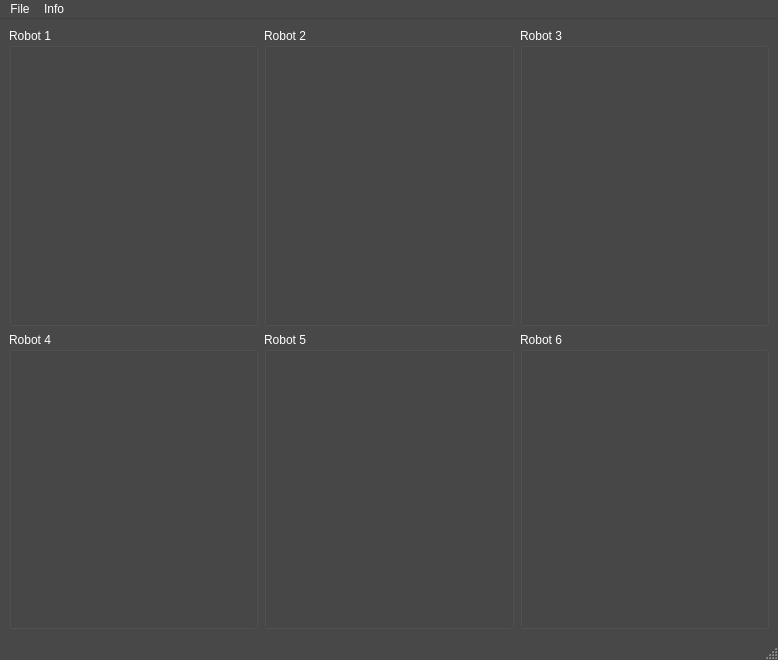
<ui version="4.0" >
 <author></author>
 <comment></comment>
 <exportmacro></exportmacro>
 <class>FullInfoWindow_WG</class>
 <widget class="QMainWindow" name="FullInfoWindow_WG" >
  <property name="geometry" >
   <rect>
    <x>0</x>
    <y>0</y>
    <width>778</width>
    <height>660</height>
   </rect>
  </property>
  <property name="palette" >
   <palette>
    <active>
     <color>
      <red>255</red>
      <green>255</green>
      <blue>255</blue>
     </color>
     <color>
      <red>72</red>
      <green>72</green>
      <blue>72</blue>
     </color>
     <color>
      <red>108</red>
      <green>108</green>
      <blue>108</blue>
     </color>
     <color>
      <red>90</red>
      <green>90</green>
      <blue>90</blue>
     </color>
     <color>
      <red>36</red>
      <green>36</green>
      <blue>36</blue>
     </color>
     <color>
      <red>48</red>
      <green>48</green>
      <blue>48</blue>
     </color>
     <color>
      <red>255</red>
      <green>255</green>
      <blue>255</blue>
     </color>
     <color>
      <red>255</red>
      <green>255</green>
      <blue>255</blue>
     </color>
     <color>
      <red>255</red>
      <green>255</green>
      <blue>255</blue>
     </color>
     <color>
      <red>0</red>
      <green>0</green>
      <blue>0</blue>
     </color>
     <color>
      <red>72</red>
      <green>72</green>
      <blue>72</blue>
     </color>
     <color>
      <red>0</red>
      <green>0</green>
      <blue>0</blue>
     </color>
     <color>
      <red>16</red>
      <green>16</green>
      <blue>16</blue>
     </color>
     <color>
      <red>255</red>
      <green>255</green>
      <blue>255</blue>
     </color>
     <color>
      <red>0</red>
      <green>0</green>
      <blue>255</blue>
     </color>
     <color>
      <red>255</red>
      <green>0</green>
      <blue>255</blue>
     </color>
     <color>
      <red>36</red>
      <green>36</green>
      <blue>36</blue>
     </color>
    </active>
    <inactive>
     <color>
      <red>255</red>
      <green>255</green>
      <blue>255</blue>
     </color>
     <color>
      <red>72</red>
      <green>72</green>
      <blue>72</blue>
     </color>
     <color>
      <red>108</red>
      <green>108</green>
      <blue>108</blue>
     </color>
     <color>
      <red>90</red>
      <green>90</green>
      <blue>90</blue>
     </color>
     <color>
      <red>36</red>
      <green>36</green>
      <blue>36</blue>
     </color>
     <color>
      <red>48</red>
      <green>48</green>
      <blue>48</blue>
     </color>
     <color>
      <red>255</red>
      <green>255</green>
      <blue>255</blue>
     </color>
     <color>
      <red>255</red>
      <green>255</green>
      <blue>255</blue>
     </color>
     <color>
      <red>255</red>
      <green>255</green>
      <blue>255</blue>
     </color>
     <color>
      <red>0</red>
      <green>0</green>
      <blue>0</blue>
     </color>
     <color>
      <red>72</red>
      <green>72</green>
      <blue>72</blue>
     </color>
     <color>
      <red>0</red>
      <green>0</green>
      <blue>0</blue>
     </color>
     <color>
      <red>16</red>
      <green>16</green>
      <blue>16</blue>
     </color>
     <color>
      <red>255</red>
      <green>255</green>
      <blue>255</blue>
     </color>
     <color>
      <red>0</red>
      <green>0</green>
      <blue>255</blue>
     </color>
     <color>
      <red>255</red>
      <green>0</green>
      <blue>255</blue>
     </color>
     <color>
      <red>36</red>
      <green>36</green>
      <blue>36</blue>
     </color>
    </inactive>
    <disabled>
     <color>
      <red>36</red>
      <green>36</green>
      <blue>36</blue>
     </color>
     <color>
      <red>72</red>
      <green>72</green>
      <blue>72</blue>
     </color>
     <color>
      <red>108</red>
      <green>108</green>
      <blue>108</blue>
     </color>
     <color>
      <red>90</red>
      <green>90</green>
      <blue>90</blue>
     </color>
     <color>
      <red>36</red>
      <green>36</green>
      <blue>36</blue>
     </color>
     <color>
      <red>48</red>
      <green>48</green>
      <blue>48</blue>
     </color>
     <color>
      <red>36</red>
      <green>36</green>
      <blue>36</blue>
     </color>
     <color>
      <red>255</red>
      <green>255</green>
      <blue>255</blue>
     </color>
     <color>
      <red>36</red>
      <green>36</green>
      <blue>36</blue>
     </color>
     <color>
      <red>72</red>
      <green>72</green>
      <blue>72</blue>
     </color>
     <color>
      <red>72</red>
      <green>72</green>
      <blue>72</blue>
     </color>
     <color>
      <red>0</red>
      <green>0</green>
      <blue>0</blue>
     </color>
     <color>
      <red>127</red>
      <green>125</green>
      <blue>123</blue>
     </color>
     <color>
      <red>255</red>
      <green>255</green>
      <blue>255</blue>
     </color>
     <color>
      <red>0</red>
      <green>0</green>
      <blue>255</blue>
     </color>
     <color>
      <red>255</red>
      <green>0</green>
      <blue>255</blue>
     </color>
     <color>
      <red>72</red>
      <green>72</green>
      <blue>72</blue>
     </color>
    </disabled>
   </palette>
  </property>
  <property name="windowTitle" >
   <string>CAMBADA Basestation - Info Full Screen View</string>
  </property>
  <widget class="QWidget" name="centralwidget" >
   <layout class="QHBoxLayout" >
    <property name="margin" >
     <number>9</number>
    </property>
    <property name="spacing" >
     <number>6</number>
    </property>
    <item>
     <layout class="QVBoxLayout" >
      <property name="margin" >
       <number>0</number>
      </property>
      <property name="spacing" >
       <number>6</number>
      </property>
      <item>
       <layout class="QHBoxLayout" >
        <property name="margin" >
         <number>0</number>
        </property>
        <property name="spacing" >
         <number>6</number>
        </property>
        <item>
         <widget class="QGroupBox" name="GB_Robot1" >
          <property name="sizePolicy" >
           <sizepolicy>
            <hsizetype>5</hsizetype>
            <vsizetype>5</vsizetype>
            <horstretch>0</horstretch>
            <verstretch>0</verstretch>
           </sizepolicy>
          </property>
          <property name="focusPolicy" >
           <enum>Qt::NoFocus</enum>
          </property>
          <property name="acceptDrops" >
           <bool>true</bool>
          </property>
          <property name="title" >
           <string>Robot 1</string>
          </property>
          <property name="flat" >
           <bool>false</bool>
          </property>
          <widget class="RobotInfoWidget" name="Robot_info_WG_1" >
           <property name="geometry" >
            <rect>
             <x>10</x>
             <y>50</y>
             <width>200</width>
             <height>100</height>
            </rect>
           </property>
           <property name="sizePolicy" >
            <sizepolicy>
             <hsizetype>13</hsizetype>
             <vsizetype>13</vsizetype>
             <horstretch>0</horstretch>
             <verstretch>0</verstretch>
            </sizepolicy>
           </property>
           <property name="minimumSize" >
            <size>
             <width>200</width>
             <height>100</height>
            </size>
           </property>
           <property name="sizeIncrement" >
            <size>
             <width>0</width>
             <height>0</height>
            </size>
           </property>
           <property name="baseSize" >
            <size>
             <width>400</width>
             <height>800</height>
            </size>
           </property>
           <property name="mouseTracking" >
            <bool>false</bool>
           </property>
           <property name="focusPolicy" >
            <enum>Qt::StrongFocus</enum>
           </property>
           <property name="acceptDrops" >
            <bool>true</bool>
           </property>
          </widget>
         </widget>
        </item>
        <item>
         <widget class="QGroupBox" name="GB_Robot2" >
          <property name="focusPolicy" >
           <enum>Qt::NoFocus</enum>
          </property>
          <property name="acceptDrops" >
           <bool>true</bool>
          </property>
          <property name="title" >
           <string>Robot 2</string>
          </property>
          <widget class="RobotInfoWidget" name="Robot_info_WG_2" >
           <property name="geometry" >
            <rect>
             <x>20</x>
             <y>60</y>
             <width>200</width>
             <height>100</height>
            </rect>
           </property>
           <property name="sizePolicy" >
            <sizepolicy>
             <hsizetype>13</hsizetype>
             <vsizetype>13</vsizetype>
             <horstretch>0</horstretch>
             <verstretch>0</verstretch>
            </sizepolicy>
           </property>
           <property name="minimumSize" >
            <size>
             <width>200</width>
             <height>100</height>
            </size>
           </property>
           <property name="sizeIncrement" >
            <size>
             <width>0</width>
             <height>0</height>
            </size>
           </property>
           <property name="baseSize" >
            <size>
             <width>400</width>
             <height>800</height>
            </size>
           </property>
           <property name="mouseTracking" >
            <bool>false</bool>
           </property>
           <property name="focusPolicy" >
            <enum>Qt::StrongFocus</enum>
           </property>
           <property name="acceptDrops" >
            <bool>true</bool>
           </property>
          </widget>
         </widget>
        </item>
        <item>
         <widget class="QGroupBox" name="GB_Robot3" >
          <property name="focusPolicy" >
           <enum>Qt::NoFocus</enum>
          </property>
          <property name="acceptDrops" >
           <bool>true</bool>
          </property>
          <property name="title" >
           <string>Robot 3</string>
          </property>
          <widget class="RobotInfoWidget" name="Robot_info_WG_3" >
           <property name="geometry" >
            <rect>
             <x>30</x>
             <y>70</y>
             <width>200</width>
             <height>100</height>
            </rect>
           </property>
           <property name="sizePolicy" >
            <sizepolicy>
             <hsizetype>13</hsizetype>
             <vsizetype>13</vsizetype>
             <horstretch>0</horstretch>
             <verstretch>0</verstretch>
            </sizepolicy>
           </property>
           <property name="minimumSize" >
            <size>
             <width>200</width>
             <height>100</height>
            </size>
           </property>
           <property name="sizeIncrement" >
            <size>
             <width>0</width>
             <height>0</height>
            </size>
           </property>
           <property name="baseSize" >
            <size>
             <width>400</width>
             <height>800</height>
            </size>
           </property>
           <property name="mouseTracking" >
            <bool>false</bool>
           </property>
           <property name="focusPolicy" >
            <enum>Qt::StrongFocus</enum>
           </property>
           <property name="acceptDrops" >
            <bool>true</bool>
           </property>
          </widget>
         </widget>
        </item>
       </layout>
      </item>
      <item>
       <layout class="QHBoxLayout" >
        <property name="margin" >
         <number>0</number>
        </property>
        <property name="spacing" >
         <number>6</number>
        </property>
        <item>
         <widget class="QGroupBox" name="GB_Robot4" >
          <property name="focusPolicy" >
           <enum>Qt::NoFocus</enum>
          </property>
          <property name="acceptDrops" >
           <bool>true</bool>
          </property>
          <property name="title" >
           <string>Robot 4</string>
          </property>
          <widget class="RobotInfoWidget" name="Robot_info_WG_4" >
           <property name="geometry" >
            <rect>
             <x>40</x>
             <y>80</y>
             <width>200</width>
             <height>100</height>
            </rect>
           </property>
           <property name="sizePolicy" >
            <sizepolicy>
             <hsizetype>13</hsizetype>
             <vsizetype>13</vsizetype>
             <horstretch>0</horstretch>
             <verstretch>0</verstretch>
            </sizepolicy>
           </property>
           <property name="minimumSize" >
            <size>
             <width>200</width>
             <height>100</height>
            </size>
           </property>
           <property name="sizeIncrement" >
            <size>
             <width>0</width>
             <height>0</height>
            </size>
           </property>
           <property name="baseSize" >
            <size>
             <width>400</width>
             <height>800</height>
            </size>
           </property>
           <property name="mouseTracking" >
            <bool>false</bool>
           </property>
           <property name="focusPolicy" >
            <enum>Qt::StrongFocus</enum>
           </property>
           <property name="acceptDrops" >
            <bool>true</bool>
           </property>
          </widget>
         </widget>
        </item>
        <item>
         <widget class="QGroupBox" name="GB_Robot5" >
          <property name="focusPolicy" >
           <enum>Qt::NoFocus</enum>
          </property>
          <property name="acceptDrops" >
           <bool>true</bool>
          </property>
          <property name="title" >
           <string>Robot 5</string>
          </property>
          <widget class="RobotInfoWidget" name="Robot_info_WG_5" >
           <property name="geometry" >
            <rect>
             <x>30</x>
             <y>40</y>
             <width>200</width>
             <height>100</height>
            </rect>
           </property>
           <property name="sizePolicy" >
            <sizepolicy>
             <hsizetype>13</hsizetype>
             <vsizetype>13</vsizetype>
             <horstretch>0</horstretch>
             <verstretch>0</verstretch>
            </sizepolicy>
           </property>
           <property name="minimumSize" >
            <size>
             <width>200</width>
             <height>100</height>
            </size>
           </property>
           <property name="sizeIncrement" >
            <size>
             <width>0</width>
             <height>0</height>
            </size>
           </property>
           <property name="baseSize" >
            <size>
             <width>400</width>
             <height>800</height>
            </size>
           </property>
           <property name="mouseTracking" >
            <bool>false</bool>
           </property>
           <property name="focusPolicy" >
            <enum>Qt::StrongFocus</enum>
           </property>
           <property name="acceptDrops" >
            <bool>true</bool>
           </property>
          </widget>
         </widget>
        </item>
        <item>
         <widget class="QGroupBox" name="GB_Robot6" >
          <property name="focusPolicy" >
           <enum>Qt::NoFocus</enum>
          </property>
          <property name="acceptDrops" >
           <bool>true</bool>
          </property>
          <property name="title" >
           <string>Robot 6</string>
          </property>
          <widget class="RobotInfoWidget" name="Robot_info_WG_6" >
           <property name="geometry" >
            <rect>
             <x>10</x>
             <y>40</y>
             <width>200</width>
             <height>100</height>
            </rect>
           </property>
           <property name="sizePolicy" >
            <sizepolicy>
             <hsizetype>13</hsizetype>
             <vsizetype>13</vsizetype>
             <horstretch>0</horstretch>
             <verstretch>0</verstretch>
            </sizepolicy>
           </property>
           <property name="minimumSize" >
            <size>
             <width>200</width>
             <height>100</height>
            </size>
           </property>
           <property name="sizeIncrement" >
            <size>
             <width>0</width>
             <height>0</height>
            </size>
           </property>
           <property name="baseSize" >
            <size>
             <width>400</width>
             <height>800</height>
            </size>
           </property>
           <property name="mouseTracking" >
            <bool>false</bool>
           </property>
           <property name="focusPolicy" >
            <enum>Qt::StrongFocus</enum>
           </property>
           <property name="acceptDrops" >
            <bool>true</bool>
           </property>
          </widget>
         </widget>
        </item>
       </layout>
      </item>
     </layout>
    </item>
   </layout>
  </widget>
  <widget class="QStatusBar" name="statusbar" >
   <property name="geometry" >
    <rect>
     <x>0</x>
     <y>638</y>
     <width>778</width>
     <height>22</height>
    </rect>
   </property>
  </widget>
  <widget class="QMenuBar" name="menuBar" >
   <property name="geometry" >
    <rect>
     <x>0</x>
     <y>0</y>
     <width>778</width>
     <height>27</height>
    </rect>
   </property>
   <widget class="QMenu" name="menuFile" >
    <property name="title" >
     <string>File</string>
    </property>
    <addaction name="actionQuit" />
   </widget>
   <widget class="QMenu" name="menuInfo" >
    <property name="title" >
     <string>Info</string>
    </property>
    <addaction name="actionView_Full_Screen" />
   </widget>
   <addaction name="menuFile" />
   <addaction name="menuInfo" />
  </widget>
  <action name="actionQuit" >
   <property name="text" >
    <string>Quit</string>
   </property>
  </action>
  <action name="actionView_Full_Screen" >
   <property name="text" >
    <string>View Full Screen</string>
   </property>
  </action>
 </widget>
 <pixmapfunction></pixmapfunction>
 <customwidgets>
  <customwidget>
   <class>RobotInfoWidget</class>
   <extends>QWidget</extends>
   <header>RobotInfoWidget.h</header>
   <container>0</container>
   <pixmap></pixmap>
  </customwidget>
 </customwidgets>
 <resources/>
 <connections/>
</ui>
